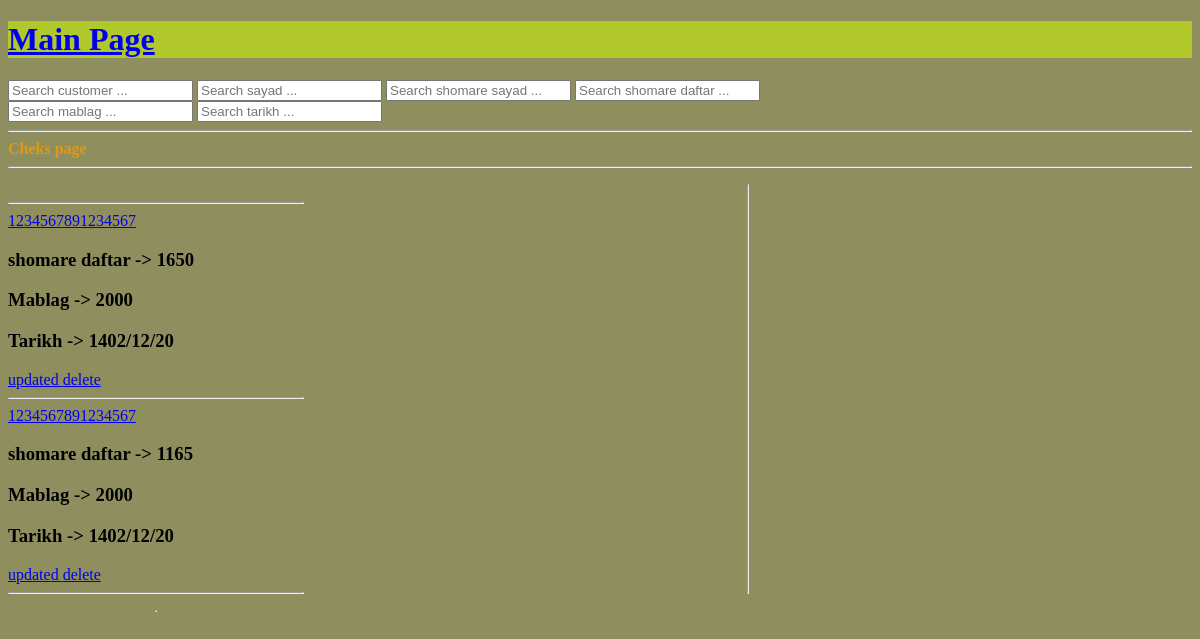
The app's page /chek/home/, older data.
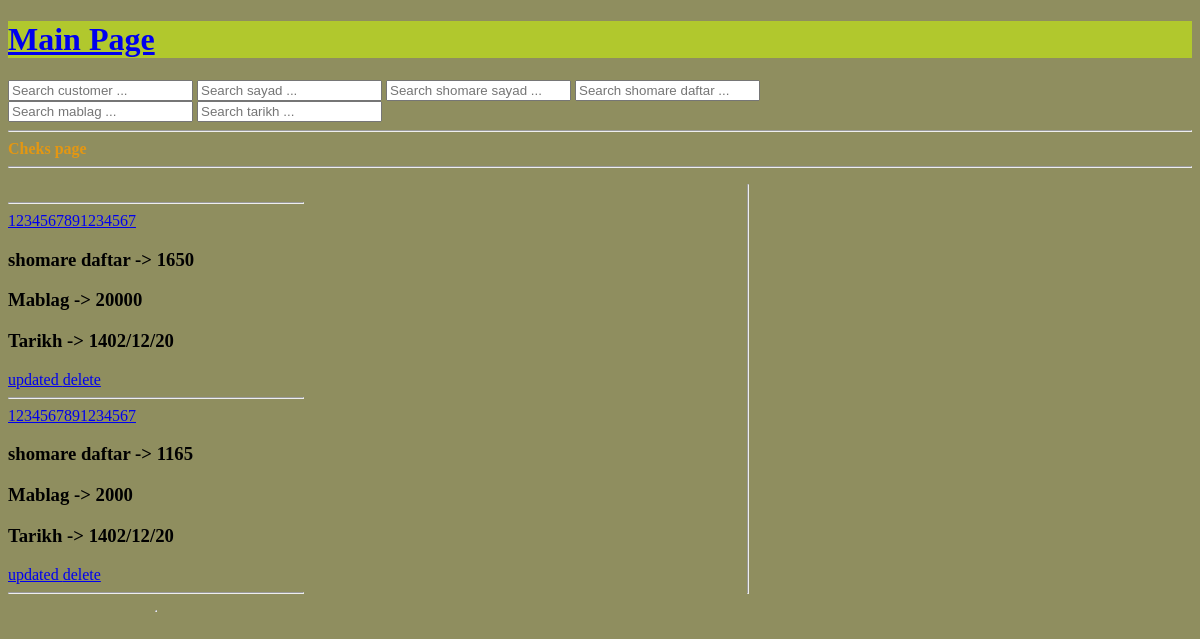
The same page, newer data.
### chek0/models.py (models this page shows, shortened)
class Chek(models.Model):
    tahvil_dahande = models.ForeignKey(Moshtary, null=True, on_delete=models.SET_NULL)
    daftar = models.IntegerField()
    shomare_sayad = models.CharField(max_length=16)
    tarikh = models.CharField(max_length=15)
    mablag = models.CharField(max_length=20)
    kode_meli = models.CharField(max_length=20)
    magsad = models.CharField(max_length=100, null=True, blank=True)
    tarikhe_daryaft = models.DateField(auto_now_add=True)
    updated = models.DateField(auto_now=True)
    ki_daryaft_kard = models.CharField(max_length=100, null=True, blank=True)
    class Meta:
        ordering = ['-shomare_sayad', ]

### chek0/views.py (the view)
# urls.py: path('home/', views.kole_chek_ha, name='home'),
def kole_chek_ha(request):
    chek_ha = Chek.objects.all()
    chek_count = Moshtary.objects.all().count()
    content = ({'chek_ha': chek_ha, 'chek_count':chek_count})
    return render(request, 'chek0/home.html', content)

### chek0/templates/chek0/home.html (shortened to what this page needs)
{% extends 'main.html' %}
{% block content %}
<span style="color:rgb(228, 151, 18);font-weight:bold">Cheks page</span><hr>
<div class="home-container">
    <div>
    <br><hr>
    {% for chek in chek_ha %}
        <a href = "{% url 'chek:profile' chek.id %}"> {{chek.shomare_sayad}} </a> <br>
         <h3> shomare daftar -> {{chek.daftar}} </h3>
         <h3> Mablag -> {{chek.mablag}} </h3>
         <h3> Tarikh -> {{chek.tarikh}} </h3>
         <a href = "{% url 'chek:update' chek.id %}"> updated  </a>
         <a href = "{% url 'chek:delete' chek.id %}"> delete  </a> <hr>
    {% endfor %}
    </div><hr>
<hr>
<div>
</div>
{% endblock content %}

Row changes from the older to the newer data that the page shows:
changed Chek (number 1 of 2 on the later page): mablag "2000" → "20000"
